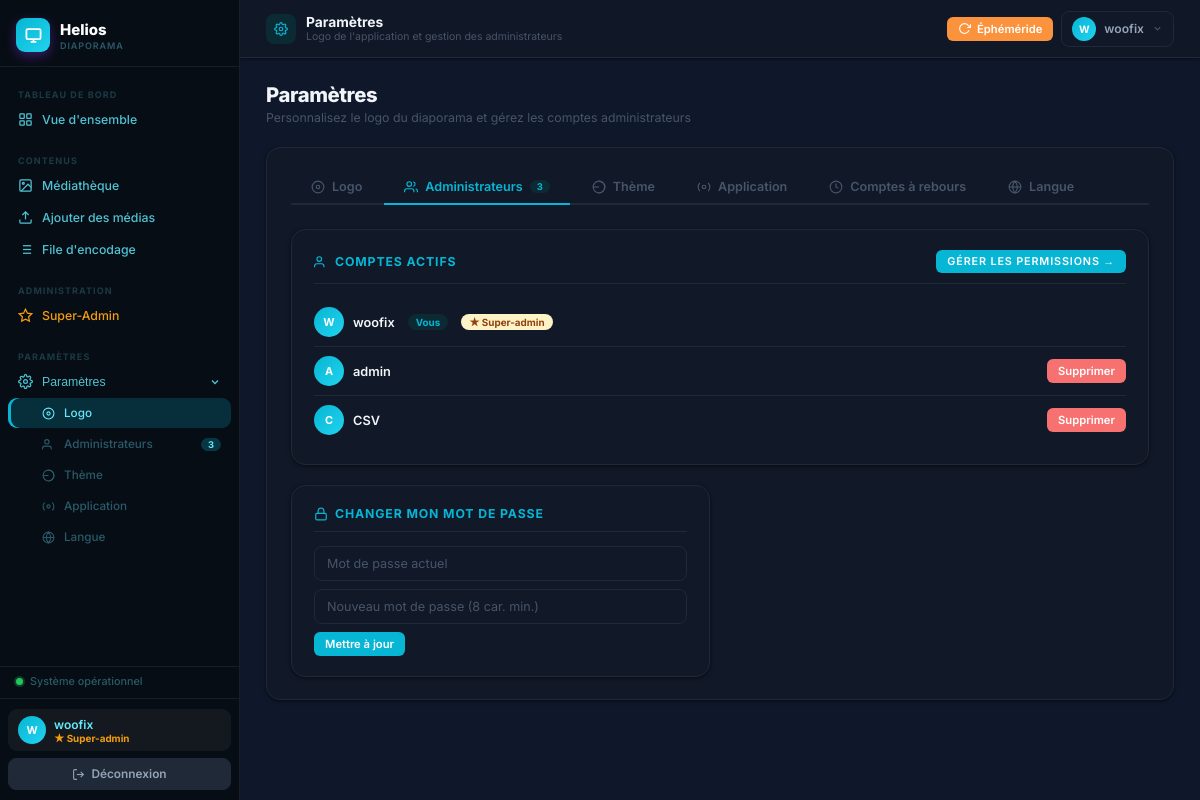
Page /admin/settings?tab=admins (signed in) on the committed database.
### web/db.py (models this page shows, shortened)
class User(db.Model):
    __tablename__ = 'users'
    username      = db.Column(db.String(64), primary_key=True)
    password_hash = db.Column(db.String(256), nullable=False)
    superadmin    = db.Column(db.Boolean, default=False, nullable=False)
    permissions   = db.Column(db.Text, default='[]', nullable=False)
    screens       = db.Column(db.Text, nullable=True)
    theme         = db.Column(db.String(32), default='violet', nullable=False)
    language      = db.Column(db.String(8), default='fr', nullable=False)
    def to_dict(self):
        return {
            'password':    self.password_hash,
            'superadmin':  self.superadmin,
            'permissions': json.loads(self.permissions or '[]'),
            'screens':     json.loads(self.screens) if self.screens is not None else None,
            'theme':       self.theme,
            'language':    self.language,
        }

### web/blueprints/settings.py (the view, shortened to what this page needs)
@bp.route('/admin/settings')
def admin_settings_page():
    redir = admin_guard()
    if redir: return redir
    cfg        = load_config()
    users      = load_users()
    today      = date.today()
    raw_events = cfg.get("events", [])
    events     = []
    username   = session.get('user')
    entry      = users.get(username, {})
    user_theme = entry.get('theme', 'violet') if isinstance(entry, dict) else 'violet'
    return render_template('admin_settings.html',
        cfg=cfg, users=users, current_user=username,
        logo_path=get_logo_path(),
        events=events,
        current_user_is_superadmin=is_superadmin(),
        theme=user_theme,
        can_ephemeris=has_permission('ephemeris'))

### web/templates/admin_settings.html (shortened to what this page needs)
{% extends 'admin_layout.html' %}
{% block topbar_title %}{{ t('settings_title') }}{% endblock %}
{% block topbar_sub %}{{ t('settings_topbar_sub') }}{% endblock %}
{% set active_tab = request.args.get('tab', 'logo') %}
{% block content %}
<div class="page-header">
    <h1>{{ t('settings_h1') }}</h1>
    <p>{{ t('settings_sub') }}</p>
</div>
<div class="card">
    <div class="tab-bar">
        <a class="tab-btn {% if active_tab == 'logo' %}active{% endif %}" href="/admin/settings?tab=logo">
            <svg viewBox="0 0 24 24" fill="none" stroke="currentColor" stroke-width="2"><circle cx="12" cy="12" r="10"/><circle cx="12" cy="12" r="3"/></svg>
            {{ t('tab_logo') }}
        </a>
        <a class="tab-btn {% if active_tab == 'admins' %}active{% endif %}" href="/admin/settings?tab=admins">
            <svg viewBox="0 0 24 24" fill="none" stroke="currentColor" stroke-width="2"><path d="M17 21v-2a4 4 0 0 0-4-4H5a4 4 0 0 0-4 4v2"/><circle cx="9" cy="7" r="4"/><path d="M23 21v-2a4 4 0 0 0-3-3.87"/><path d="M16 3.13a4 4 0 0 1 0 7.75"/></svg>
            {{ t('tab_admins') }}
            <span style="background:var(--primary-bg);color:var(--primary);font-size:.63rem;padding:1px 7px;border-radius:8px;font-weight:700">{{ users|length }}</span>
        </a>
        <a class="tab-btn {% if active_tab == 'theme' %}active{% endif %}" href="/admin/settings?tab=theme">
            <svg viewBox="0 0 24 24" fill="none" stroke="currentColor" stroke-width="2"><circle cx="12" cy="12" r="10"/><path d="M12 2a10 10 0 0 1 0 20"/><path d="M2 12h10"/></svg>
            {{ t('tab_theme') }}
        </a>
        {% if current_user_is_superadmin %}
        <a class="tab-btn {% if active_tab == 'application' %}active{% endif %}" href="/admin/settings?tab=application">
            <svg viewBox="0 0 24 24" fill="none" stroke="currentColor" stroke-width="2"><circle cx="12" cy="12" r="3"/><path d="M19.07 4.93a10 10 0 0 1 0 14.14M4.93 4.93a10 10 0 0 0 0 14.14"/></svg>
            {{ t('tab_application') }}
        </a>
        {% endif %}
        {% if can_ephemeris %}
        <a class="tab-btn {% if active_tab == 'evenements' %}active{% endif %}" href="/admin/settings?tab=evenements">
            <svg viewBox="0 0 24 24" fill="none" stroke="currentColor" stroke-width="2"><circle cx="12" cy="12" r="10"/><polyline points="12 6 12 12 16 14"/></svg>
            {{ t('tab_events') }}
        </a>
        {% endif %}
        <a class="tab-btn {% if active_tab == 'language' %}active{% endif %}" href="/admin/settings?tab=language">
            <svg viewBox="0 0 24 24" fill="none" stroke="currentColor" stroke-width="2"><circle cx="12" cy="12" r="10"/><line x1="2" y1="12" x2="22" y2="12"/><path d="M12 2a15.3 15.3 0 0 1 4 10 15.3 15.3 0 0 1-4 10 15.3 15.3 0 0 1-4-10 15.3 15.3 0 0 1 4-10z"/></svg>
            {{ t('tab_language') }}
        </a>
    </div>
                {% set tval = 'violet' %}
                {% set tval = 'bleu' %}
                {% set tval = 'sombre' %}
    <div id="tab-admins" class="tab-pane {% if active_tab == 'admins' %}active{% endif %}">
        <div class="admins-layout">
            {% if current_user_is_superadmin %}
            <div class="admin-block full-col">
                <h3>
                    <svg viewBox="0 0 24 24" fill="none" stroke="currentColor" stroke-width="2"><path d="M17 21v-2a4 4 0 0 0-4-4H5a4 4 0 0 0-4 4v2"/><circle cx="9" cy="7" r="4"/></svg>
                    {{ t('admins_active_accounts') }}
                    <a href="/admin/superadmin" class="btn sm" style="margin-left:auto;font-size:.72rem">
                        {{ t('admins_manage_perms') }}
                    </a>
                </h3>
                <ul class="admin-list">
                    {% for u, entry in users.items() %}
                    <li>
                        <div class="admin-user">
                            <div class="admin-avatar">{{ u[0].upper() }}</div>
                            <span class="admin-username">{{ u }}</span>
                            {% if u == current_user %}<span class="admin-you">{{ t('admins_you') }}</span>{% endif %}
                            {% if entry.superadmin %}<span class="admin-you" style="background:#fef3c7;color:#92400e">{{ t('admins_superadmin_badge') }}</span>{% endif %}
                        </div>
                        {% if not entry.superadmin %}
                        <form action="/admin/users/delete/{{ u }}" method="post"
                              onsubmit="return confirm('{{ t('admins_delete_confirm', u=u) }}')">
                            <button class="btn sm danger">{{ t('admins_delete') }}</button>
                        </form>
                        {% endif %}
                    </li>
                    {% endfor %}
                </ul>
            </div>
            {% endif %}
            <div class="admin-block {% if not current_user_is_superadmin %}full-col{% endif %}">
                <h3>
                    <svg viewBox="0 0 24 24" fill="none" stroke="currentColor" stroke-width="2"><rect x="3" y="11" width="18" height="11" rx="2"/><path d="M7 11V7a5 5 0 0 1 10 0v4"/></svg>
                    {{ t('admins_change_password') }}
                </h3>
                <form action="/admin/users/password" method="post" class="form-group">
                    <input type="password" name="current_password" placeholder="{{ t('admins_current_password') }}" required>
                    <input type="password" name="new_password"     placeholder="{{ t('admins_new_password') }}" required>
                    <div><button type="submit" class="btn sm">{{ t('admins_update') }}</button></div>
                </form>
            </div>
        </div>
    </div>
</div>
{% endblock %}

### web/templates/admin_layout.html (shortened to what this page needs)
<!DOCTYPE html>
<html lang="fr" data-theme="{{ theme|default('violet') }}">
<head>
</head>
<body>
{% set path = request.path %}
<aside class="sidebar">
    <div class="sidebar-brand">
        <div class="brand-logo">
            <div class="brand-icon">
                <svg viewBox="0 0 24 24" fill="none" stroke="currentColor" stroke-width="2.5"><rect x="2" y="3" width="20" height="14" rx="2"/><path d="M8 21h8M12 17v4"/></svg>
            </div>
            <div>
                <div class="brand-name">{{ app_name }}</div>
                <div class="brand-sub">{{ t('brand_sub') }}</div>
            </div>
        </div>
    </div>
    <nav class="sidebar-nav">
        <div class="nav-label">{{ t('nav_label_dashboard') }}</div>
        <a href="/admin" class="nav-item {% if path == '/admin' %}active{% endif %}">
            <svg viewBox="0 0 24 24" fill="none" stroke="currentColor" stroke-width="2"><rect x="3" y="3" width="7" height="7" rx="1"/><rect x="14" y="3" width="7" height="7" rx="1"/><rect x="14" y="14" width="7" height="7" rx="1"/><rect x="3" y="14" width="7" height="7" rx="1"/></svg>
            {{ t('nav_overview') }}
        </a>
        <div class="nav-label" style="margin-top:8px">{{ t('nav_label_contents') }}</div>
        <a href="/admin/media" class="nav-item {% if path == '/admin/media' %}active{% endif %}">
            <svg viewBox="0 0 24 24" fill="none" stroke="currentColor" stroke-width="2"><rect x="3" y="3" width="18" height="18" rx="2"/><circle cx="8.5" cy="8.5" r="1.5"/><polyline points="21 15 16 10 5 21"/></svg>
            {{ t('nav_media') }}
        </a>
        <a href="/admin/upload" class="nav-item {% if path == '/admin/upload' %}active{% endif %}">
            <svg viewBox="0 0 24 24" fill="none" stroke="currentColor" stroke-width="2"><path d="M21 15v4a2 2 0 0 1-2 2H5a2 2 0 0 1-2-2v-4"/><polyline points="17 8 12 3 7 8"/><line x1="12" y1="3" x2="12" y2="15"/></svg>
            {{ t('nav_upload') }}
        </a>
        <a href="/admin/queue" class="nav-item {% if path == '/admin/queue' %}active{% endif %}">
            <svg viewBox="0 0 24 24" fill="none" stroke="currentColor" stroke-width="2"><line x1="8" y1="6" x2="21" y2="6"/><line x1="8" y1="12" x2="21" y2="12"/><line x1="8" y1="18" x2="21" y2="18"/><line x1="3" y1="6" x2="3.01" y2="6"/><line x1="3" y1="12" x2="3.01" y2="12"/><line x1="3" y1="18" x2="3.01" y2="18"/></svg>
            {{ t('nav_queue') }}
        </a>
        {% if current_user_is_superadmin %}
        <div class="nav-label" style="margin-top:8px">{{ t('nav_label_administration') }}</div>
        <a href="/admin/superadmin" class="nav-item {% if path == '/admin/superadmin' %}active{% endif %}" style="color:#f59e0b">
            <svg viewBox="0 0 24 24" fill="none" stroke="currentColor" stroke-width="2"><path d="M12 2l3.09 6.26L22 9.27l-5 4.87 1.18 6.88L12 17.77l-6.18 3.25L7 14.14 2 9.27l6.91-1.01L12 2z"/></svg>
            {{ t('nav_superadmin') }}
        </a>
        {% endif %}
        <div class="nav-label" style="margin-top:8px">{{ t('nav_label_settings') }}</div>
        <button class="nav-item nav-item-parent {% if path.startswith('/admin/settings') %}open{% endif %}" id="nav-settings-toggle">
            {{ t('nav_settings') }}
            <svg class="chevron" viewBox="0 0 24 24" fill="none" stroke="currentColor" stroke-width="2.5"><polyline points="9 18 15 12 9 6"/></svg>
        </button>
        <div class="nav-subnav {% if path.startswith('/admin/settings') %}open{% endif %}" id="nav-settings-sub">
            <a href="/admin/settings?tab=logo" class="nav-item nav-subitem {% if path == '/admin/settings' and (tab|default('logo')) == 'logo' %}active{% endif %}">
                <svg viewBox="0 0 24 24" fill="none" stroke="currentColor" stroke-width="2" style="width:13px;height:13px"><circle cx="12" cy="12" r="10"/><circle cx="12" cy="12" r="3"/></svg>
                {{ t('nav_logo') }}
            </a>
            <a href="/admin/settings?tab=admins" class="nav-item nav-subitem {% if path == '/admin/settings' and (tab|default('logo')) == 'admins' %}active{% endif %}">
                <svg viewBox="0 0 24 24" fill="none" stroke="currentColor" stroke-width="2" style="width:13px;height:13px"><path d="M17 21v-2a4 4 0 0 0-4-4H5a4 4 0 0 0-4 4v2"/><circle cx="9" cy="7" r="4"/></svg>
                {{ t('nav_admins') }}
                {% if users is defined %}<span class="nav-badge">{{ users|length }}</span>{% endif %}
            </a>
            <a href="/admin/settings?tab=theme" class="nav-item nav-subitem {% if path == '/admin/settings' and request.args.get('tab') == 'theme' %}active{% endif %}">
                <svg viewBox="0 0 24 24" fill="none" stroke="currentColor" stroke-width="2" style="width:13px;height:13px"><circle cx="12" cy="12" r="10"/><path d="M12 2a10 10 0 0 1 0 20"/><path d="M2 12h10"/></svg>
                {{ t('nav_theme') }}
            </a>
            {% if current_user_is_superadmin %}
            <a href="/admin/settings?tab=application" class="nav-item nav-subitem {% if path == '/admin/settings' and request.args.get('tab') == 'application' %}active{% endif %}">
                <svg viewBox="0 0 24 24" fill="none" stroke="currentColor" stroke-width="2" style="width:13px;height:13px"><circle cx="12" cy="12" r="3"/><path d="M19.07 4.93a10 10 0 0 1 0 14.14M4.93 4.93a10 10 0 0 0 0 14.14"/></svg>
                {{ t('nav_application') }}
            </a>
            {% endif %}
            <a href="/admin/settings?tab=language" class="nav-item nav-subitem {% if path == '/admin/settings' and request.args.get('tab') == 'language' %}active{% endif %}">
                <svg viewBox="0 0 24 24" fill="none" stroke="currentColor" stroke-width="2" style="width:13px;height:13px"><circle cx="12" cy="12" r="10"/><line x1="2" y1="12" x2="22" y2="12"/><path d="M12 2a15.3 15.3 0 0 1 4 10 15.3 15.3 0 0 1-4 10 15.3 15.3 0 0 1-4-10 15.3 15.3 0 0 1 4-10z"/></svg>
                {{ t('tab_language') }}
            </a>
        </div>
    </nav>
    <div class="sidebar-status">
        <div class="status-row"><span class="status-dot"></span>{{ t('status_operational') }}</div>
    </div>
    <div class="sidebar-footer">
        <div class="user-chip">
            <div class="user-avatar">{{ current_user[0].upper() }}</div>
            <div>
                <div class="user-name">{{ current_user }}</div>
                <div class="user-role">{% if current_user_is_superadmin %}<span style="color:#f59e0b;font-weight:700">{{ t('role_superadmin') }}</span>{% else %}{{ t('role_admin') }}{% endif %}</div>
            </div>
        </div>
        <a href="/logout" class="btn secondary" style="width:100%;justify-content:center;font-size:.79rem">
            <svg viewBox="0 0 24 24" fill="none" stroke="currentColor" stroke-width="2" style="width:13px;height:13px"><path d="M9 21H5a2 2 0 0 1-2-2V5a2 2 0 0 1 2-2h4"/><polyline points="16 17 21 12 16 7"/><line x1="21" y1="12" x2="9" y2="12"/></svg>
            {{ t('btn_logout') }}
        </a>
    </div>
</aside>
<div class="main">
    <header class="topbar">
        <div class="topbar-left">
            <div class="topbar-icon">{% block topbar_icon %}<svg viewBox="0 0 24 24" fill="none" stroke="currentColor" stroke-width="2"><rect x="2" y="3" width="20" height="14" rx="2"/><path d="M8 21h8M12 17v4"/></svg>{% endblock %}</div>
            <div>
                <div class="topbar-title">{% block topbar_title %}{{ t('topbar_default_title') }}{% endblock %}</div>
                <div class="topbar-sub">{% block topbar_sub %}{{ app_name }} — {{ t('topbar_default_sub') }}{% endblock %}</div>
            </div>
        </div>
        <div class="topbar-right">
            <button class="btn warning sm" id="btn-regen" title="{{ t('btn_ephemeris') }}">
                <svg viewBox="0 0 24 24" fill="none" stroke="currentColor" stroke-width="2" style="width:13px;height:13px"><path d="M23 4v6h-6"/><path d="M20.49 15a9 9 0 1 1-2.12-9.36L23 10"/></svg>
                {{ t('btn_ephemeris') }}
            </button>
            <div class="user-menu-wrap">
                <button class="user-menu-btn" id="user-menu-btn">
                    <div class="avatar">{{ current_user[0].upper() }}</div>
                    {{ current_user }}
                    <svg viewBox="0 0 24 24" fill="none" stroke="currentColor" stroke-width="2.5" style="width:11px;height:11px;color:var(--text-3)"><polyline points="6 9 12 15 18 9"/></svg>
                </button>
            </div>
        </div>
    </header>
    <div class="content">
        {% block content %}{% endblock %}
    </div>
</div>
</body>
</html>

### rows in the picture
User: username "woofix", u "W", t "Vous", t "★ Super-admin"
User: u "A", username "admin", t "Supprimer"
User: u "C", username "CSV", t "Supprimer"

### other values in the picture
{{ app_name }} "Helios"
{{ t('brand_sub') }} "DIAPORAMA"
{{ t('nav_label_dashboard') }} "TABLEAU DE BORD"
{{ t('nav_overview') }} "Vue d'ensemble"
{{ t('nav_label_contents') }} "CONTENUS"
{{ t('nav_media') }} "Médiathèque"
{{ t('nav_upload') }} "Ajouter des médias"
{{ t('nav_queue') }} "File d'encodage"
{{ t('nav_label_administration') }} "ADMINISTRATION"
{{ t('nav_superadmin') }} "Super-Admin"
{{ t('nav_label_settings') }} "PARAMÈTRES"
{{ t('nav_settings') }} "Paramètres"
{{ t('nav_logo') }} "Logo"
{{ t('nav_admins') }} "Administrateurs"
{{ users|length }} "3"
